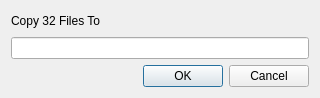
<?xml version="1.0" encoding="UTF-8"?>
<ui version="4.0">
 <class>CopyDialog</class>
 <widget class="QDialog" name="CopyDialog">
  <property name="geometry">
   <rect>
    <x>0</x>
    <y>0</y>
    <width>320</width>
    <height>98</height>
   </rect>
  </property>
  <property name="minimumSize">
   <size>
    <width>320</width>
    <height>98</height>
   </size>
  </property>
  <property name="maximumSize">
   <size>
    <width>16777215</width>
    <height>98</height>
   </size>
  </property>
  <property name="windowTitle">
   <string>Copy File(s)</string>
  </property>
  <layout class="QGridLayout" name="gridLayout">
   <property name="verticalSpacing">
    <number>-1</number>
   </property>
   <item row="0" column="0">
    <widget class="QLabel" name="label">
     <property name="sizePolicy">
      <sizepolicy hsizetype="MinimumExpanding" vsizetype="Preferred">
       <horstretch>0</horstretch>
       <verstretch>0</verstretch>
      </sizepolicy>
     </property>
     <property name="text">
      <string>Copy 32 Files To</string>
     </property>
    </widget>
   </item>
   <item row="1" column="0">
    <widget class="QLineEdit" name="targetEdit"/>
   </item>
   <item row="2" column="0">
    <widget class="QDialogButtonBox" name="buttonBox">
     <property name="orientation">
      <enum>Qt::Horizontal</enum>
     </property>
     <property name="standardButtons">
      <set>QDialogButtonBox::Cancel|QDialogButtonBox::Ok</set>
     </property>
    </widget>
   </item>
  </layout>
 </widget>
 <resources/>
 <connections>
  <connection>
   <sender>buttonBox</sender>
   <signal>accepted()</signal>
   <receiver>CopyDialog</receiver>
   <slot>accept()</slot>
   <hints>
    <hint type="sourcelabel">
     <x>248</x>
     <y>254</y>
    </hint>
    <hint type="destinationlabel">
     <x>157</x>
     <y>274</y>
    </hint>
   </hints>
  </connection>
  <connection>
   <sender>buttonBox</sender>
   <signal>rejected()</signal>
   <receiver>CopyDialog</receiver>
   <slot>reject()</slot>
   <hints>
    <hint type="sourcelabel">
     <x>316</x>
     <y>260</y>
    </hint>
    <hint type="destinationlabel">
     <x>286</x>
     <y>274</y>
    </hint>
   </hints>
  </connection>
 </connections>
</ui>
